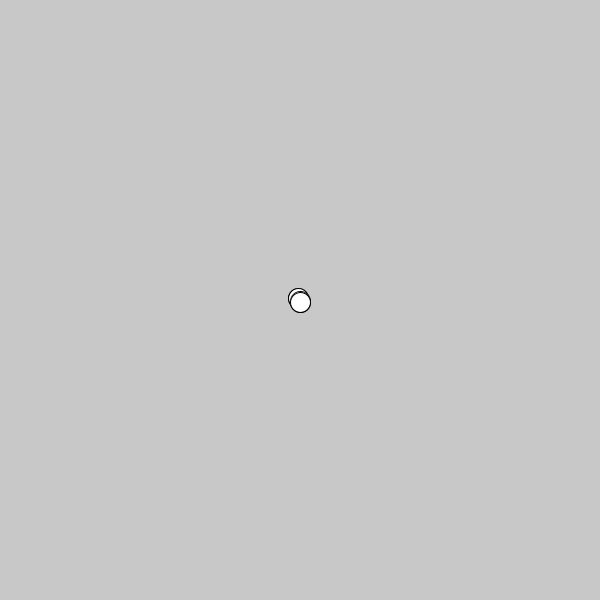
Frame 1 (no input)
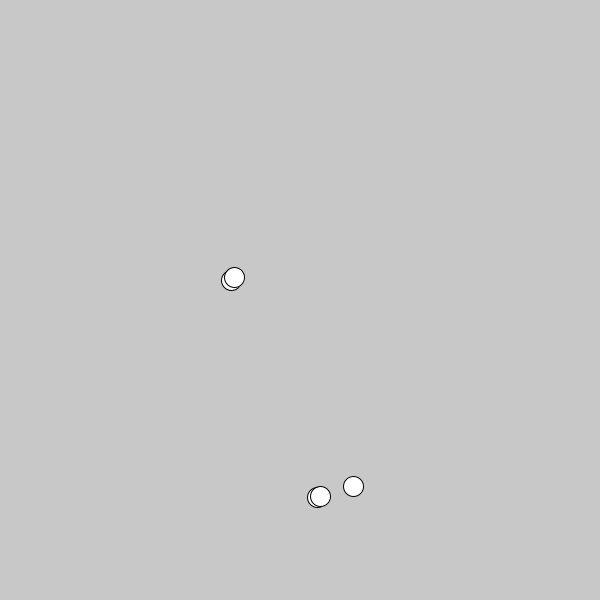
Frame 60 (the mouse pressed at the canvas centre just before this capture)
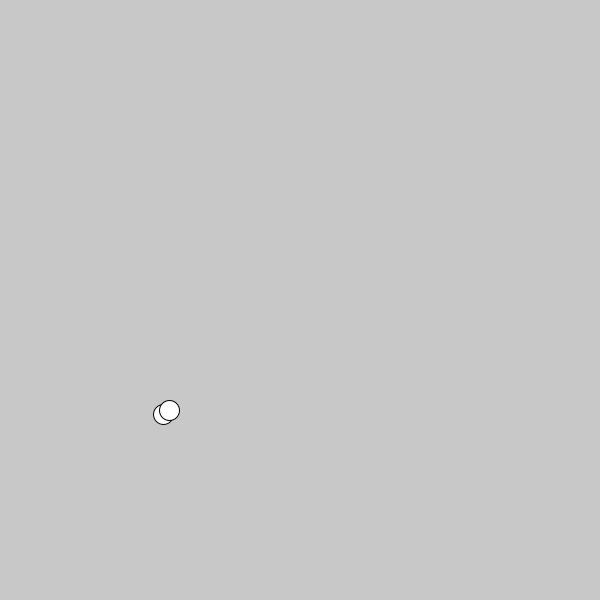
Frame 120 (the mouse held since frame 60 and released just before this capture)

The Processing sketch that drew these frames (run headless with seeded random() and noise(); from frame 60 on, the mouse is pressed at the canvas centre):

// Processing sketch: Physik
// ── Physik.pde

PVector grav = new PVector(0.0, 0.043);
Mover[] movers = new Mover[5];

void setup() {
  size(600, 600);
  
  for( int i = 0; i < movers.length; i++ ) {
    movers[i] = new Mover(new PVector(width/2.0, height/2.0), PVector.random2D().mult(2.0), 10.0);
  }
}

void draw() {
  background(200);
  
  for( int i = 0; i < movers.length; i++ ) {
    movers[i].applyForce(grav);
    movers[i].update();
  }
  
  for( int i = 0; i < movers.length; i++ ) {
    movers[i].draw();
  }
}

// ── Mover.pde
public class Mover {

  private float mass;
  
  private PVector position, velocity, acceleration;

  public Mover( PVector pPosition, PVector pVelocity, float pMass ) {
    position = pPosition;
    velocity = pVelocity;
    acceleration = new PVector();
    
    mass = pMass;
  }

  public void update() {
    velocity.add(acceleration);
    position.add(velocity);
    acceleration.mult(0.0);
  }

  public void draw() {
    ellipse(position.x, position.y, 20, 20);
  }

  public void applyForce( PVector pForce ) {
    acceleration.add(pForce);
  }

}
